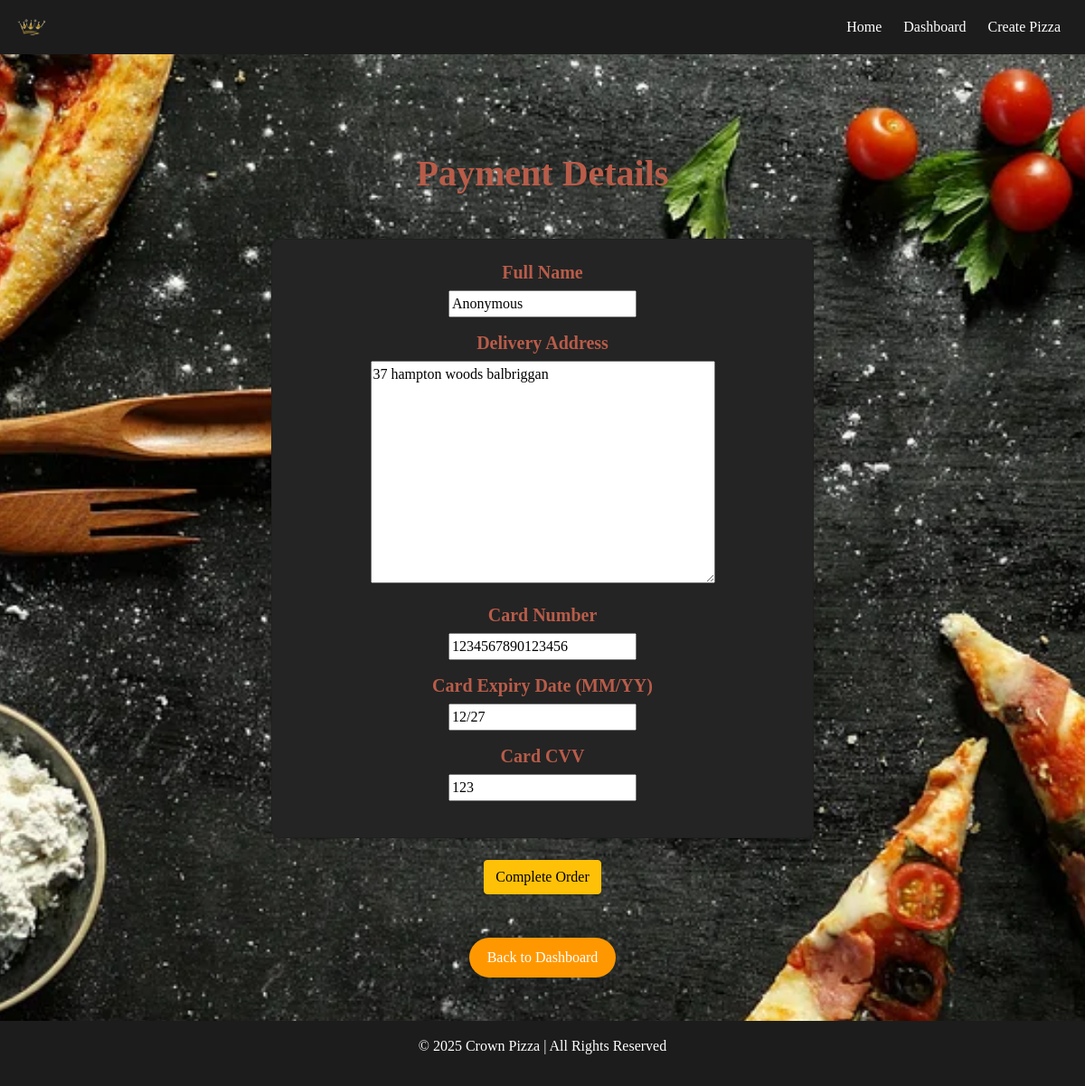
Screenshot of /payment/5/ (signed in) with the database file from the repository.
### PizzaApp/models.py (models this page shows, shortened)
class Order(models.Model):
    user = models.ForeignKey(User, on_delete=models.CASCADE, null=True, blank=True)
    pizza_size = models.ForeignKey(PizzaSize, on_delete=models.CASCADE, default=1)
    pizza_crust = models.ForeignKey(PizzaCrust, on_delete=models.CASCADE, default=1)
    pizza_sauce = models.ForeignKey(PizzaSauce, on_delete=models.CASCADE, default=1)
    pizza_cheese = models.ForeignKey(PizzaCheese, on_delete=models.CASCADE, default=1)
    toppings = models.ManyToManyField(PizzaTopping, blank=True)
    full_name = models.CharField(max_length=100)
    delivery_address = models.TextField()
    card_number = models.CharField(max_length=16, default="0000000000000000")  # Fake card for DB
    card_expiry_date = models.CharField(max_length=5, default="00/00")  # Placeholder
    card_cvv = models.CharField(max_length=3, default="000")  # Placeholder

### PizzaApp/views.py (the view)
# urls.py: path('payment/<int:order_id>/', views.payment_view, name='payment'),
@login_required
def payment_view(request, order_id):
    order = get_object_or_404(Order, id=order_id, user=request.user)
    if request.method == 'POST':
        form = DeliveryDetailsForm(request.POST, instance=order)
        if form.is_valid():
            order.full_name = form.cleaned_data['full_name']
            order.delivery_address = form.cleaned_data['delivery_address']
            order.save()
            messages.success(request, "Payment details saved successfully!")
            return redirect('order_confirmation', order_id=order.id)
        else:
            messages.error(request, "Invalid form submission. Please check your details.")
    else:
        form = DeliveryDetailsForm(instance=order)
    return render(request, 'payment.html', {'form': form, 'order': order})

### PizzaApp/forms.py (shortened to what this page needs)
class DeliveryDetailsForm(forms.ModelForm):
    class Meta:
        model = Order
        fields = ['full_name', 'delivery_address', 'card_number', 'card_expiry_date', 'card_cvv']

### PizzaApp/templates/payment.html (shortened to what this page needs)
{% extends 'base.html' %}
{% load static %}
{% block content %}
<h1 class="text-center">Payment Details</h1>
<div class="container my-5">
    <form method="POST" enctype="multipart/form-data" class="form-container">
        <div class="card p-4 shadow-sm text-center" style="background-color: rgb(36, 36, 36); border-radius: 10px; max-width: 600px; margin: 0 auto;">
            <div class="mb-3">
                <h5 class="text-center">Full Name</h5>
                {{ form.full_name }}
            </div>
            <div class="mb-3">
                <h5 class="text-center">Delivery Address</h5>
                {{ form.delivery_address }}
            </div>
            <div class="mb-3">
                <h5 class="text-center">Card Number</h5>
                {{ form.card_number }}
            </div>
            <div class="mb-3">
                <h5 class="text-center">Card Expiry Date (MM/YY)</h5>
                {{ form.card_expiry_date }}
            </div>
            <div class="mb-3">
                <h5 class="text-center">Card CVV</h5>
                {{ form.card_cvv }}
            </div>
        </div>
        <div class="text-center mt-4">
            <button type="submit" class="btn btn-warning">Complete Order</button>
        </div>
    </form>
</div>
<p class="text-center"><a href="{% url 'dashboard' %}" class="btn btn-secondary">Back to Dashboard</a></p>
{% endblock %}

### PizzaApp/static/css/styles.css (style rules this page uses)
:root { --primary-color: #B85C49; --secondary-color: #D4AF37; --background-color: #F5F5F5; --text-color: rgb(240, 236, 236); --footer-color: #1c1c1c; --navbar-color: #1c1c1c; }
html, body { height: 100%; margin: 0; }
body { display: flex; flex-direction: column; min-height: 100vh; background-color: var(--background-color); background-image: url('/static/images/background.webp'); background-size: cover; background-position: center; background-attachment: fixed; background-repeat: no-repeat; color: var(--text-color); font-family: 'Lora', serif; }
h1, h2, h3, h4, h5 { color: var(--primary-color); font-weight: bold; text-align: center; }
.btn-primary, .btn-secondary { border: none; border-radius: 30px; padding: 10px 20px; font-size: 16px; transition: background-color 0.3s ease; }
.btn-secondary { background-color: #FF9800; color: white; }

### rows the page displays
Order: full_name "Anonymous", delivery_address "37 hampton woods balbriggan", card_number "1234567890123456", card_expiry_date "12/27", card_cvv "123"
